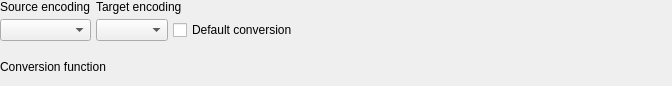
<?xml version="1.0" encoding="UTF-8"?>
<ui version="4.0">
 <class>ConversionWidget</class>
 <widget class="QWidget" name="ConversionWidget">
  <property name="geometry">
   <rect>
    <x>0</x>
    <y>0</y>
    <width>672</width>
    <height>86</height>
   </rect>
  </property>
  <property name="minimumSize">
   <size>
    <width>0</width>
    <height>0</height>
   </size>
  </property>
  <layout class="QVBoxLayout" name="verticalLayout">
   <property name="leftMargin">
    <number>0</number>
   </property>
   <property name="topMargin">
    <number>0</number>
   </property>
   <property name="rightMargin">
    <number>0</number>
   </property>
   <property name="bottomMargin">
    <number>0</number>
   </property>
   <item>
    <layout class="QHBoxLayout" name="horizontalLayout">
     <property name="spacing">
      <number>5</number>
     </property>
     <item>
      <layout class="QVBoxLayout" name="src_encoding_lt">
       <item>
        <widget class="QLabel" name="src_encoding_lbl">
         <property name="sizePolicy">
          <sizepolicy hsizetype="Preferred" vsizetype="Fixed">
           <horstretch>0</horstretch>
           <verstretch>0</verstretch>
          </sizepolicy>
         </property>
         <property name="minimumSize">
          <size>
           <width>0</width>
           <height>0</height>
          </size>
         </property>
         <property name="maximumSize">
          <size>
           <width>16777215</width>
           <height>16777215</height>
          </size>
         </property>
         <property name="text">
          <string>Source encoding</string>
         </property>
        </widget>
       </item>
       <item>
        <widget class="QComboBox" name="src_encoding_cmb">
         <property name="enabled">
          <bool>true</bool>
         </property>
         <property name="sizePolicy">
          <sizepolicy hsizetype="Preferred" vsizetype="Preferred">
           <horstretch>0</horstretch>
           <verstretch>0</verstretch>
          </sizepolicy>
         </property>
         <property name="iconSize">
          <size>
           <width>28</width>
           <height>28</height>
          </size>
         </property>
        </widget>
       </item>
      </layout>
     </item>
     <item>
      <layout class="QVBoxLayout" name="trg_encoding_lt">
       <property name="rightMargin">
        <number>0</number>
       </property>
       <item>
        <widget class="QLabel" name="trg_encoding_lbl">
         <property name="sizePolicy">
          <sizepolicy hsizetype="Preferred" vsizetype="Fixed">
           <horstretch>0</horstretch>
           <verstretch>0</verstretch>
          </sizepolicy>
         </property>
         <property name="minimumSize">
          <size>
           <width>0</width>
           <height>0</height>
          </size>
         </property>
         <property name="maximumSize">
          <size>
           <width>16777215</width>
           <height>16777215</height>
          </size>
         </property>
         <property name="text">
          <string>Target encoding</string>
         </property>
         <property name="indent">
          <number>0</number>
         </property>
        </widget>
       </item>
       <item>
        <layout class="QHBoxLayout" name="horizontalLayout_2">
         <property name="spacing">
          <number>5</number>
         </property>
         <property name="bottomMargin">
          <number>0</number>
         </property>
         <item>
          <widget class="QComboBox" name="trg_encoding_cmb">
           <property name="enabled">
            <bool>true</bool>
           </property>
           <property name="sizePolicy">
            <sizepolicy hsizetype="Preferred" vsizetype="Preferred">
             <horstretch>0</horstretch>
             <verstretch>0</verstretch>
            </sizepolicy>
           </property>
           <property name="iconSize">
            <size>
             <width>28</width>
             <height>28</height>
            </size>
           </property>
          </widget>
         </item>
         <item>
          <widget class="QCheckBox" name="default_conv_chk">
           <property name="sizePolicy">
            <sizepolicy hsizetype="Expanding" vsizetype="Fixed">
             <horstretch>0</horstretch>
             <verstretch>0</verstretch>
            </sizepolicy>
           </property>
           <property name="text">
            <string>Default conversion</string>
           </property>
          </widget>
         </item>
        </layout>
       </item>
      </layout>
     </item>
    </layout>
   </item>
   <item>
    <layout class="QVBoxLayout" name="conv_func_lt">
     <item>
      <widget class="QLabel" name="conv_func_lbl">
       <property name="sizePolicy">
        <sizepolicy hsizetype="Preferred" vsizetype="Preferred">
         <horstretch>0</horstretch>
         <verstretch>0</verstretch>
        </sizepolicy>
       </property>
       <property name="minimumSize">
        <size>
         <width>0</width>
         <height>0</height>
        </size>
       </property>
       <property name="maximumSize">
        <size>
         <width>16777215</width>
         <height>16777215</height>
        </size>
       </property>
       <property name="text">
        <string>Conversion function</string>
       </property>
      </widget>
     </item>
    </layout>
   </item>
  </layout>
 </widget>
 <resources/>
 <connections/>
</ui>
